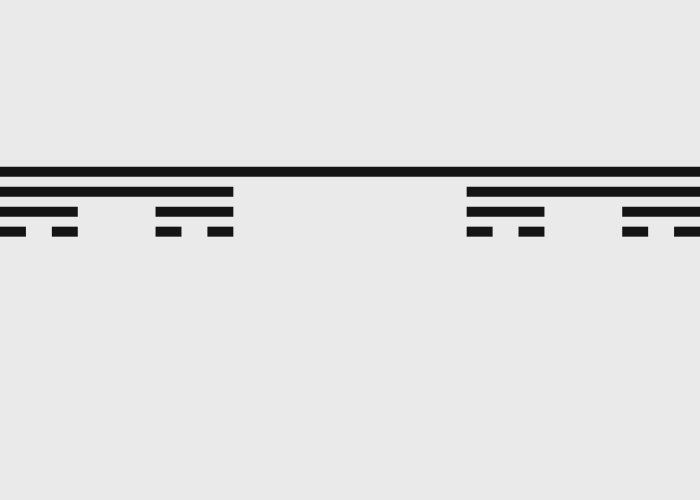
Frame 1 (no input)
Frame 60 (no input): identical to frame 1, image omitted
Frame 120 (the mouse pressed at the canvas centre since frame 60): identical to frame 1, image omitted

The p5.js sketch that drew this single still picture (run headless with seeded random() and noise() and a simulated clock; from frame 60 on, the mouse is pressed at the canvas centre):

// p5.js sketch
// ── sketch.js
let width = 700;
let height = 500;
let start;
let end;

let slider;
let N; // num iterarion

function setup() {
  colorMode(HSB, 360);
  createCanvas(width, height);
  createSpan("Count iterations [1, 10]")
  slider = createSlider(2, 10, 4, 1);

  start = createVector(0, height * (1 / 3)); // start point
  end = createVector(width, height * (1 / 3)); // end point
}

function draw() {
  background(330);
  N = slider.value();
  drawLine(start, end, N); // recursion cycle for N
}

function drawLine(start, end, N) {
  if (N == 0) {
    return
  }

  let len = end.x - start.x;
  fill(30);
  strokeWeight(0);
  rect(start.x, start.y, len, 10); // draw it
  // line(start.x, start.y + 1, end.x, end.y + 1);
    
  // determine left line
  let leftLineStart = createVector(start.x, start.y + 20);
  let leftLineEnd = createVector(start.x + len * (1 / 3), start.y + 20);
  // draw left line
  drawLine(leftLineStart, leftLineEnd, N - 1);

  // determine right line
  let rightLineStart = createVector(end.x - len * (1 / 3), start.y + 20);
  let rightLineEnd = createVector(end.x, start.y + 20);
  // draw right line
  drawLine(rightLineStart, rightLineEnd, N - 1);
}
